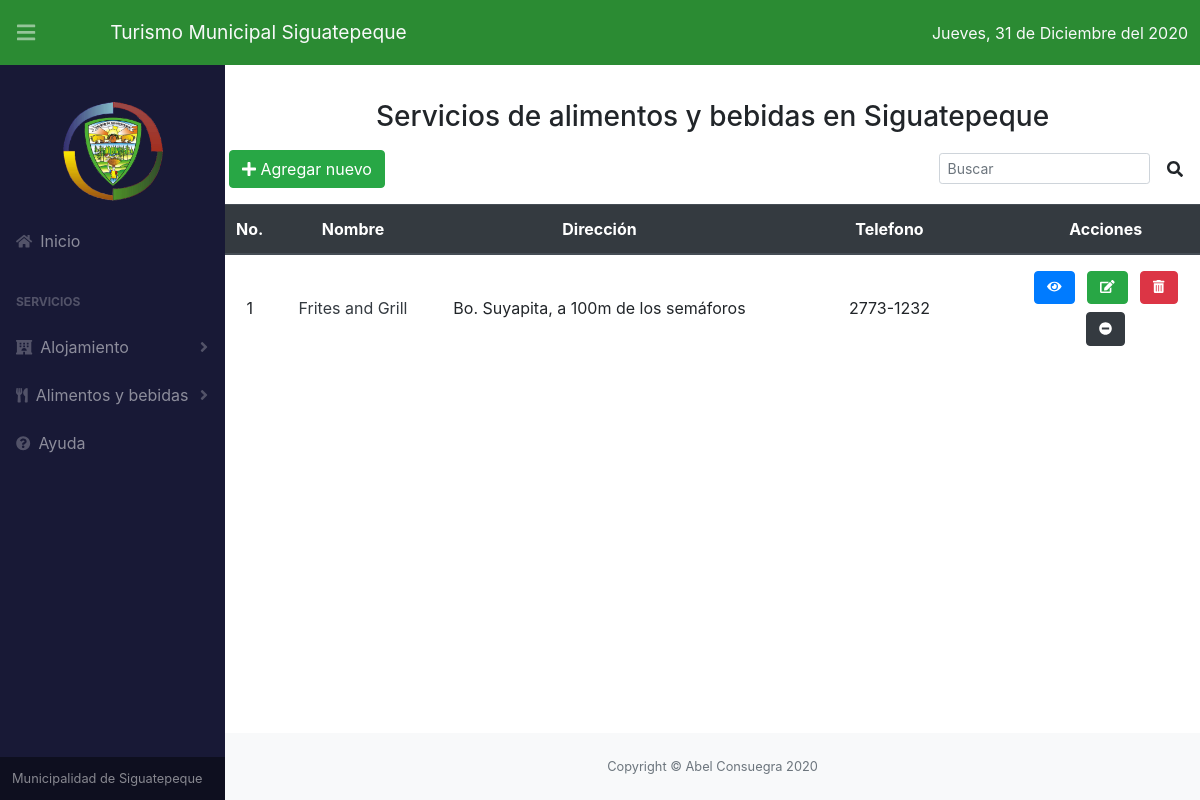
Screenshot of /alimentos_y_bebidas/alimentosYBebidas.php with the database file from the repository.
### tables this page shows
CREATE TABLE `alimentos_y_bebidas` (
  `id` int(11) NOT NULL,
  `nombre` varchar(255) NOT NULL,
  `direccion` varchar(1000) DEFAULT NULL,
  `fecha_registro` varchar(100) NOT NULL,
  `telefono` varchar(15) DEFAULT NULL,
  `correo` varchar(100) DEFAULT NULL,
  `pag_web` varchar(255) DEFAULT NULL,
  `id_comercial` varchar(100) DEFAULT NULL,
  `horarios` varchar(255) DEFAULT NULL,
  `precios` varchar(255) DEFAULT NULL,
  `aire_acondicionado` tinyint(4) DEFAULT NULL,
  `tarjetas_de_credito` tinyint(4) DEFAULT NULL,
  `n_mesas` int(11) DEFAULT NULL,
  `n_sillas` int(11) DEFAULT NULL,
  `observaciones` varchar(1000) DEFAULT NULL,
  `activo` tinyint(4) DEFAULT NULL
);

### alimentos_y_bebidas/alimentosYBebidas.php (the view, shortened to what this page needs)
<?php
include("../conexion/conexion.php");
$c = 0;
$sentencia = $pdo->prepare("SELECT * FROM alimentos_y_bebidas");
$sentencia->execute();
$listaAlimentos = $sentencia->fetchAll(PDO::FETCH_ASSOC);
?>
<!DOCTYPE html>
<html lang="es">
<head>
    <link rel="stylesheet" href="https://stackpath.bootstrapcdn.com/bootstrap/4.5.2/css/bootstrap.min.css">
    <link href="../css/styles.css" rel="stylesheet" />
    <link href="../css/estilos.css" rel="stylesheet" />
    <link href="https://cdn.datatables.net/1.10.20/css/dataTables.bootstrap4.min.css" rel="stylesheet" />
</head>
<body class="sb-nav-fixed">
    <nav class="sb-topnav navbar navbar-expand navbar-dark bg-#32357b px-2">
        <button class="btn btn-link btn-sm order-lg-0" id="sidebarToggle" href="#">
            <i class="fas fa-bars"></i>
        </button>
        <p class="text-light mt-3 ml-2">Turismo Municipal Siguatepeque</p>
        <div class="fecha mr-1 ml-auto text-light">
        </div>
    </nav>
    <div id="layoutSidenav">
        <div id="layoutSidenav_nav">
            <nav class="sb-sidenav accordion sb-sidenav sb-sidenav-dark" id="sidenavAccordion" style="background-color: #181936;">
                <div class="sb-sidenav-menu">
                    <div class="nav">
                        <a class="mt-3 mx-auto" href="../index.php"><img src="../img/logo_muni.png" width="100px" alt=""></a>
                        <a class="nav-link mt-3" href="../index.php">
                            <div class="sb-nav-link-icon"><i class="fas fa-home"></i></div>
                            Inicio
                        </a>
                        <div class="sb-sidenav-menu-heading">Servicios</div>
                        <a class="nav-link collapsed" href="#" data-toggle="collapse" data-target="#collapseLayouts" aria-expanded="false" aria-controls="collapseLayouts">
                            <div class="sb-nav-link-icon"><i class="fas fa-hotel"></i></div>
                            Alojamiento
                            <div class="sb-sidenav-collapse-arrow">
                                <i class="fas fa-angle-down"></i>
                            </div>
                        </a>
                        <a class="nav-link collapsed" href="#" data-toggle="collapse" data-target="#collapsePages" aria-expanded="false" aria-controls="collapsePages">
                            <div class="sb-nav-link-icon">
                                <i class="fas fa-utensils"></i>
                            </div>
                            Alimentos y bebidas
                            <div class="sb-sidenav-collapse-arrow">
                                <i class="fas fa-angle-down"></i>
                            </div>
                        </a>
                        <a class="nav-link" href="../assets/manual_de_usuario.pdf" target="_blank">
                            <div class="sb-nav-link-icon"><i class="fas fa-question-circle"></i></div>
                            Ayuda
                        </a>
                    </div>
                </div>
                <div class="sb-sidenav-footer" style="background-color: #0e0f1f;">
                    <div class="small">Municipalidad de Siguatepeque</div>
                </div>
            </nav>
        </div>
        <div id="layoutSidenav_content">
            <main>
                <div class="container mt-1 pt-3 px-2">
                    <h3 class="text-center mt-4 mb-3">Servicios de alimentos y bebidas en Siguatepeque</h3>
                    <div class="row ">
                        <a class="btn btn-success ml-2" href="agregar.php"><i class="fas fa-plus"></i> Agregar nuevo</a>
                        <div class="row align-items-center ml-auto mr-2" style="display: flex; justify-content: flex-end;">
                            <input data-table="order-table" id="buscar" class="form-control form-control-sm mr-1 w-75 light-table-filter" type="text" placeholder="Buscar" aria-label="Search">
                            <button id="btnBuscar" class="btn"><i class="fas fa-search" aria-hidden="true"></i></button>
                        </div>
                    </div>
                    <div class="row mt-3 ">
                        <table class="table order-table">
                            <thead class="thead-dark">
                                <tr>
                                    <th class="text-center">No.</th>
                                    <th class="text-center">Nombre</th>
                                    <th class="text-center">Dirección</th>
                                    <th class="text-center">Telefono</th>
                                    <th class="text-center">Acciones</th>
                                </tr>
                            </thead>
                            <?php foreach ($listaAlimentos as $alimentos) { ?>
                                <?php
                                $c = $c + 1;
                                if ($alimentos['activo']) { ?>
                                    <tr>
                                        <td class="text-center align-middle"><?php echo $c; ?></td>
                                        <td class="text-center align-middle"> <a class="text-decoration-none text-dark" title="Ver información" href="ver_alimento.php?id=<?php echo $alimentos['id']; ?>"><?php echo $alimentos['nombre']; ?></a></td>
                                        <td style="width: 35%;" class="text-center align-middle"><?php echo $alimentos['direccion']; ?></td>
                                        <td style="width: 24%;" class="text-center align-middle"><?php echo $alimentos['telefono']; ?></td>
                                        <td style="width: 20%;" class="text-center align-middle">
                                            <form action="" method="post">
                                                <a style="font-size: 13px;" class="btn btn-primary text-center m-1" title="Ver información" href="ver_alimento.php?id=<?php echo $alimentos['id']; ?>"><i class="fas fa-eye"></i></a>
                                                <a style="font-size: 13px;" class="btn btn-success text-center m-1" title="Editar" href="actualizar.php?id=<?php echo $alimentos['id']; ?>"><i class="fas fa-edit"></i></a>
                                                <a href='#' style="font-size: 13px;" class="btn btn-danger m-1" title="Eliminar permanentemente" onclick="preguntar(<?php echo $alimentos['id'] ?>)"><i class="fas fa-trash-alt"></i></a>
                                                <button style="font-size: 13px;" class="btn btn-dark m-1" value="btnEstado" title="Deshabilitar" type="submit" name="accion"><i class="fas fa-minus-circle"></i></button>
                                            </form>
                                        </td>
                                    </tr>
                                <?php } ?>
                            <?php } ?>
                        </table>
                    </div>
                </div>
            </main>
            <footer class="py-4 bg-light mt-auto">
                <div class="container-fluid">
                    <div class="d-flex align-items-center justify-content-center small">
                        <div class="text-muted text-center">Copyright &copy; Abel Consuegra 2020</div>
                    </div>
                </div>
            </footer>
        </div>
    </div>
</body>
</html>

### css/estilos.css (style rules this page uses)
.navbar { background-color: #2b8b33; }
input { border: 1px solid #39c; }
.sb-topnav .fecha { font-size: 0.7rem; }
.sb-topnav p { font-size: 0.8rem; }
@media (min-width: 770px) { .sb-topnav .fecha { font-size: 1rem; } }
@media (min-width: 770px) { .sb-topnav p { font-size: 1.2rem; } }

### rows the page displays
alimentos_y_bebidas: nombre "Frites and Grill", direccion "Bo. Suyapita, a 100m de los semáforos", telefono "2773-1232"
